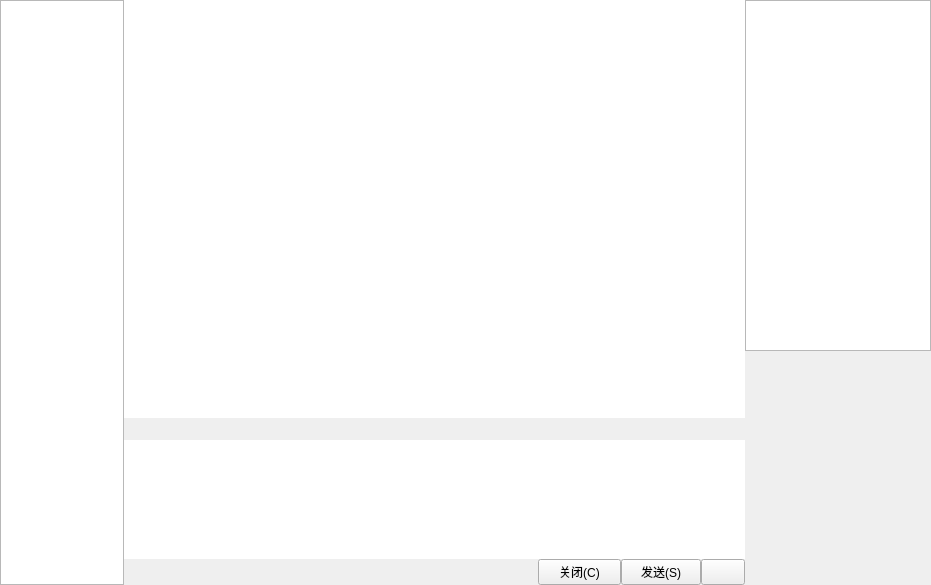
<?xml version="1.0" encoding="UTF-8"?>
<ui version="4.0">
 <class>MainWindow</class>
 <widget class="QMainWindow" name="MainWindow">
  <property name="geometry">
   <rect>
    <x>0</x>
    <y>0</y>
    <width>931</width>
    <height>585</height>
   </rect>
  </property>
  <property name="windowTitle">
   <string>CoolChat</string>
  </property>
  <property name="windowIcon">
   <iconset resource="../chat_rc.qrc">
    <normaloff>:/images/shi.png</normaloff>:/images/shi.png</iconset>
  </property>
  <property name="autoFillBackground">
   <bool>false</bool>
  </property>
  <widget class="QWidget" name="centralwidget">
   <layout class="QVBoxLayout" name="verticalLayout_3">
    <property name="spacing">
     <number>0</number>
    </property>
    <property name="leftMargin">
     <number>0</number>
    </property>
    <property name="topMargin">
     <number>0</number>
    </property>
    <property name="rightMargin">
     <number>0</number>
    </property>
    <property name="bottomMargin">
     <number>0</number>
    </property>
    <item>
     <layout class="QHBoxLayout" name="horizontalLayout_5" stretch="2,10,3">
      <property name="spacing">
       <number>0</number>
      </property>
      <item>
       <widget class="QListView" name="listView_3"/>
      </item>
      <item>
       <layout class="QVBoxLayout" name="verticalLayout" stretch="7,0,2,0">
        <property name="spacing">
         <number>0</number>
        </property>
        <item>
         <widget class="QListView" name="listView_2">
          <property name="frameShape">
           <enum>QFrame::NoFrame</enum>
          </property>
         </widget>
        </item>
        <item>
         <layout class="QHBoxLayout" name="horizontalLayout_4" stretch="7,10,1">
          <item>
           <layout class="QHBoxLayout" name="horizontalLayout">
            <item>
             <widget class="QPushButton" name="pushButton">
              <property name="enabled">
               <bool>true</bool>
              </property>
              <property name="sizePolicy">
               <sizepolicy hsizetype="Fixed" vsizetype="Fixed">
                <horstretch>0</horstretch>
                <verstretch>0</verstretch>
               </sizepolicy>
              </property>
              <property name="toolTip">
               <string>选择表情</string>
              </property>
              <property name="text">
               <string/>
              </property>
              <property name="icon">
               <iconset resource="../chat_rc.qrc">
                <normaloff>:/images/bq.png</normaloff>:/images/bq.png</iconset>
              </property>
              <property name="flat">
               <bool>true</bool>
              </property>
             </widget>
            </item>
            <item>
             <widget class="QPushButton" name="pushButton_2">
              <property name="sizePolicy">
               <sizepolicy hsizetype="Fixed" vsizetype="Fixed">
                <horstretch>0</horstretch>
                <verstretch>0</verstretch>
               </sizepolicy>
              </property>
              <property name="toolTip">
               <string>选择热图</string>
              </property>
              <property name="text">
               <string/>
              </property>
              <property name="icon">
               <iconset resource="../chat_rc.qrc">
                <normaloff>:/images/gif.png</normaloff>:/images/gif.png</iconset>
              </property>
              <property name="flat">
               <bool>true</bool>
              </property>
             </widget>
            </item>
            <item>
             <widget class="QPushButton" name="pushButton_3">
              <property name="sizePolicy">
               <sizepolicy hsizetype="Fixed" vsizetype="Fixed">
                <horstretch>0</horstretch>
                <verstretch>0</verstretch>
               </sizepolicy>
              </property>
              <property name="toolTip">
               <string>&lt;html&gt;&lt;head/&gt;&lt;body&gt;&lt;p&gt;屏幕截图 Ctrl + Alt + A&lt;/p&gt;&lt;p&gt;屏幕识图 Ctrl + Alt + O&lt;/p&gt;&lt;p&gt;屏幕录制 Ctrl + Alt + S&lt;/p&gt;&lt;p&gt;截图时隐藏当前窗口&lt;/p&gt;&lt;/body&gt;&lt;/html&gt;</string>
              </property>
              <property name="text">
               <string/>
              </property>
              <property name="icon">
               <iconset resource="../chat_rc.qrc">
                <normaloff>:/images/kinight.png</normaloff>:/images/kinight.png</iconset>
              </property>
              <property name="flat">
               <bool>true</bool>
              </property>
             </widget>
            </item>
            <item>
             <widget class="QPushButton" name="pushButton_6">
              <property name="sizePolicy">
               <sizepolicy hsizetype="Fixed" vsizetype="Fixed">
                <horstretch>0</horstretch>
                <verstretch>0</verstretch>
               </sizepolicy>
              </property>
              <property name="toolTip">
               <string>&lt;html&gt;&lt;head/&gt;&lt;body&gt;&lt;p&gt;发送文件&lt;/p&gt;&lt;p&gt;发送离线文件&lt;/p&gt;&lt;p&gt;发送云文件&lt;/p&gt;&lt;/body&gt;&lt;/html&gt;</string>
              </property>
              <property name="text">
               <string/>
              </property>
              <property name="icon">
               <iconset resource="../chat_rc.qrc">
                <normaloff>:/images/file.png</normaloff>:/images/file.png</iconset>
              </property>
              <property name="flat">
               <bool>true</bool>
              </property>
             </widget>
            </item>
            <item>
             <widget class="QPushButton" name="pushButton_7">
              <property name="sizePolicy">
               <sizepolicy hsizetype="Fixed" vsizetype="Fixed">
                <horstretch>0</horstretch>
                <verstretch>0</verstretch>
               </sizepolicy>
              </property>
              <property name="toolTip">
               <string>&lt;html&gt;&lt;head/&gt;&lt;body&gt;&lt;p&gt;   发送图片&lt;/p&gt;&lt;p&gt;&lt;img src=&quot;:/images/local.png&quot;/&gt; 从本地相册选图&lt;/p&gt;&lt;/body&gt;&lt;/html&gt;</string>
              </property>
              <property name="text">
               <string/>
              </property>
              <property name="icon">
               <iconset resource="../chat_rc.qrc">
                <normaloff>:/images/picture.png</normaloff>:/images/picture.png</iconset>
              </property>
              <property name="flat">
               <bool>true</bool>
              </property>
             </widget>
            </item>
            <item>
             <widget class="QPushButton" name="pushButton_8">
              <property name="sizePolicy">
               <sizepolicy hsizetype="Fixed" vsizetype="Fixed">
                <horstretch>0</horstretch>
                <verstretch>0</verstretch>
               </sizepolicy>
              </property>
              <property name="toolTip">
               <string>向好友发送窗口抖动</string>
              </property>
              <property name="text">
               <string/>
              </property>
              <property name="icon">
               <iconset resource="../chat_rc.qrc">
                <normaloff>:/images/ud.png</normaloff>:/images/ud.png</iconset>
              </property>
              <property name="flat">
               <bool>true</bool>
              </property>
             </widget>
            </item>
            <item>
             <widget class="QPushButton" name="pushButton_9">
              <property name="sizePolicy">
               <sizepolicy hsizetype="Fixed" vsizetype="Fixed">
                <horstretch>0</horstretch>
                <verstretch>0</verstretch>
               </sizepolicy>
              </property>
              <property name="toolTip">
               <string>&lt;html&gt;&lt;head/&gt;&lt;body&gt;&lt;p&gt;QQ红包&lt;/p&gt;&lt;p&gt;QQ音乐&lt;/p&gt;&lt;p&gt;字体选择&lt;/p&gt;&lt;p&gt;语音消息&lt;/p&gt;&lt;/body&gt;&lt;/html&gt;</string>
              </property>
              <property name="text">
               <string/>
              </property>
              <property name="icon">
               <iconset resource="../chat_rc.qrc">
                <normaloff>:/images/moreG.png</normaloff>:/images/moreG.png</iconset>
              </property>
              <property name="flat">
               <bool>true</bool>
              </property>
             </widget>
            </item>
           </layout>
          </item>
          <item>
           <widget class="QLabel" name="label_3">
            <property name="text">
             <string/>
            </property>
           </widget>
          </item>
          <item>
           <widget class="QPushButton" name="history_msg_btn">
            <property name="sizePolicy">
             <sizepolicy hsizetype="Fixed" vsizetype="Fixed">
              <horstretch>0</horstretch>
              <verstretch>0</verstretch>
             </sizepolicy>
            </property>
            <property name="toolTip">
             <string>&lt;html&gt;&lt;head/&gt;&lt;body&gt;&lt;p&gt;显示消息记录&lt;/p&gt;&lt;p&gt;显示比例     &amp;gt;&lt;/p&gt;&lt;p&gt;--------------&lt;/p&gt;&lt;p&gt;清屏&lt;/p&gt;&lt;p&gt;消息管理器&lt;/p&gt;&lt;/body&gt;&lt;/html&gt;</string>
            </property>
            <property name="text">
             <string/>
            </property>
            <property name="icon">
             <iconset resource="../chat_rc.qrc">
              <normaloff>:/images/history.png</normaloff>:/images/history.png</iconset>
            </property>
            <property name="autoDefault">
             <bool>false</bool>
            </property>
            <property name="flat">
             <bool>true</bool>
            </property>
           </widget>
          </item>
         </layout>
        </item>
        <item>
         <widget class="CustomTextEdit" name="messageSendEdit">
          <property name="frameShape">
           <enum>QFrame::NoFrame</enum>
          </property>
         </widget>
        </item>
        <item>
         <layout class="QHBoxLayout" name="horizontalLayout_3" stretch="10,2,3">
          <item>
           <widget class="QLabel" name="label_4">
            <property name="text">
             <string/>
            </property>
           </widget>
          </item>
          <item>
           <widget class="QPushButton" name="pushButton_4">
            <property name="text">
             <string>关闭(C)</string>
            </property>
            <property name="shortcut">
             <string/>
            </property>
           </widget>
          </item>
          <item>
           <layout class="QHBoxLayout" name="horizontalLayout_2">
            <property name="spacing">
             <number>0</number>
            </property>
            <property name="sizeConstraint">
             <enum>QLayout::SetDefaultConstraint</enum>
            </property>
            <item>
             <widget class="QPushButton" name="msg_send">
              <property name="toolTip">
               <string>&lt;html&gt;&lt;head/&gt;&lt;body&gt;&lt;p&gt;按Enter键发送消息，按Ctrl+Enter&lt;/p&gt;&lt;p&gt;键换行&lt;/p&gt;&lt;/body&gt;&lt;/html&gt;</string>
              </property>
              <property name="text">
               <string>发送(S)</string>
              </property>
              <property name="shortcut">
               <string>Return</string>
              </property>
             </widget>
            </item>
            <item>
             <widget class="QPushButton" name="pushButton_5">
              <property name="sizePolicy">
               <sizepolicy hsizetype="Minimum" vsizetype="Ignored">
                <horstretch>0</horstretch>
                <verstretch>0</verstretch>
               </sizepolicy>
              </property>
              <property name="styleSheet">
               <string notr="true">QPushButton::menu-indicator{image:none;}</string>
              </property>
              <property name="text">
               <string/>
              </property>
              <property name="icon">
               <iconset resource="../chat_rc.qrc">
                <normaloff>:/images/down_open.png</normaloff>:/images/down_open.png</iconset>
              </property>
             </widget>
            </item>
           </layout>
          </item>
         </layout>
        </item>
       </layout>
      </item>
      <item>
       <layout class="QVBoxLayout" name="verticalLayout_2" stretch="3,2">
        <item>
         <widget class="QListView" name="listView"/>
        </item>
        <item>
         <widget class="QLabel" name="label">
          <property name="text">
           <string/>
          </property>
          <property name="pixmap">
           <pixmap resource="../chat_rc.qrc">:/images/1a.png</pixmap>
          </property>
          <property name="scaledContents">
           <bool>false</bool>
          </property>
          <property name="alignment">
           <set>Qt::AlignCenter</set>
          </property>
         </widget>
        </item>
       </layout>
      </item>
     </layout>
    </item>
   </layout>
  </widget>
  <action name="actionEnter">
   <property name="text">
    <string>按Enter键发送消息</string>
   </property>
  </action>
  <action name="actionCEnter">
   <property name="text">
    <string>按Ctrl+Enter键换行</string>
   </property>
  </action>
 </widget>
 <customwidgets>
  <customwidget>
   <class>CustomTextEdit</class>
   <extends>QTextEdit</extends>
   <header location="global">customTextEdit.py</header>
  </customwidget>
 </customwidgets>
 <resources>
  <include location="../chat_rc.qrc"/>
 </resources>
 <connections/>
</ui>
